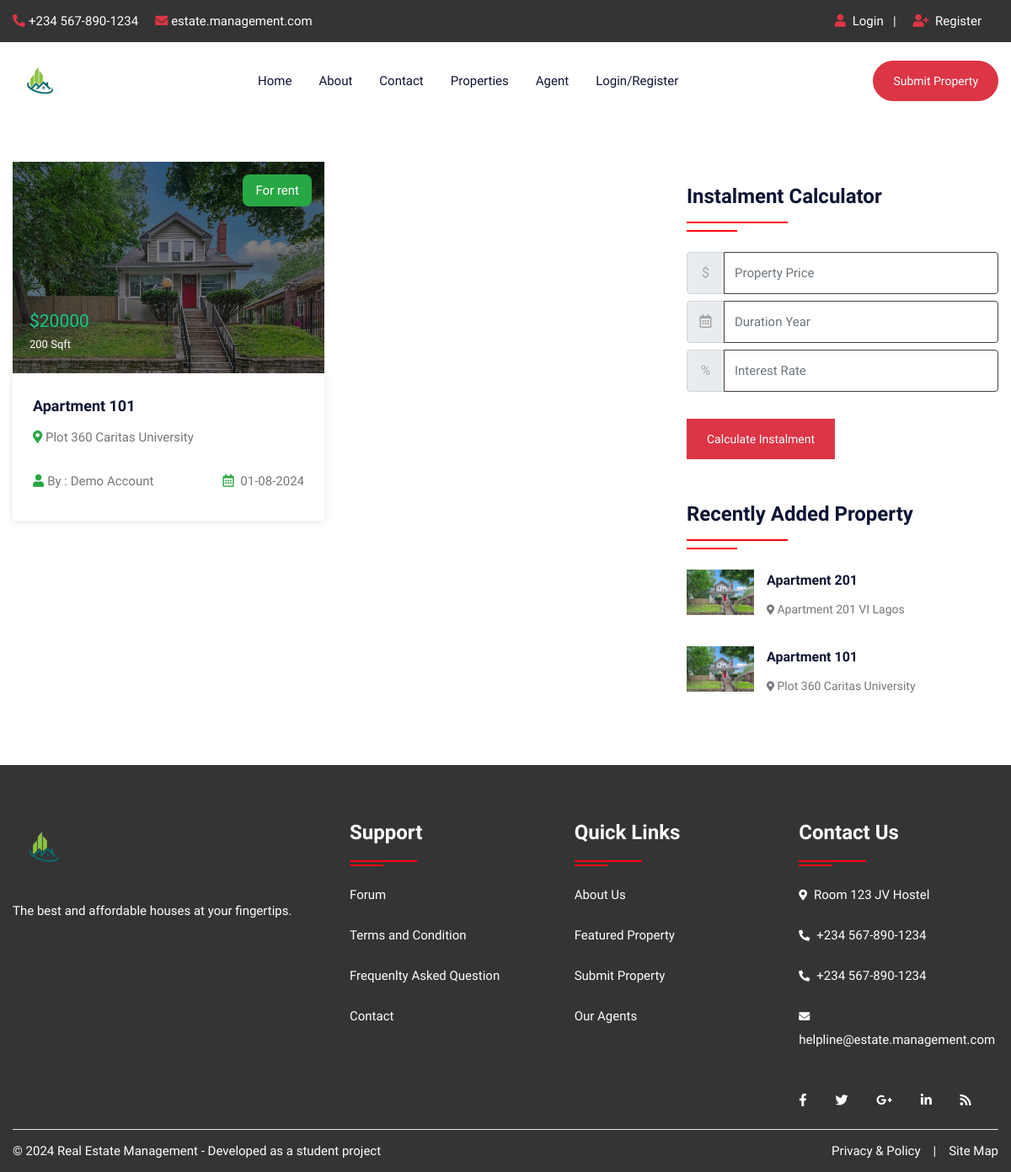
/stateproperty.php?id=Enugu, run on the app's committed database.
### tables this page shows
CREATE TABLE `property` (
  `pid` int(50) NOT NULL,
  `title` varchar(200) NOT NULL,
  `pcontent` longtext NOT NULL,
  `type` varchar(100) NOT NULL,
  `bhk` varchar(50) NOT NULL,
  `stype` varchar(100) NOT NULL,
  `bedroom` int(50) NOT NULL,
  `bathroom` int(50) NOT NULL,
  `balcony` int(50) NOT NULL,
  `kitchen` int(50) NOT NULL,
  `hall` int(50) NOT NULL,
  `floor` varchar(50) NOT NULL,
  `size` int(50) NOT NULL,
  `price` int(50) NOT NULL,
  `location` varchar(200) NOT NULL,
  `city` varchar(100) NOT NULL,
  `state` varchar(100) NOT NULL,
  `feature` longtext NOT NULL,
  `pimage` varchar(300) NOT NULL,
  `pimage1` varchar(300) NOT NULL,
  `pimage2` varchar(300) NOT NULL,
  `pimage3` varchar(300) NOT NULL,
  `pimage4` varchar(300) NOT NULL,
  `uid` int(50) NOT NULL,
  `status` varchar(50) NOT NULL,
  `mapimage` varchar(300) NOT NULL,
  `topmapimage` varchar(300) NOT NULL,
  `groundmapimage` varchar(300) NOT NULL,
  `totalfloor` varchar(50) NOT NULL,
  `date` datetime NOT NULL DEFAULT current_timestamp(),
  `isFeatured` int(11) DEFAULT NULL
);

CREATE TABLE `user` (
  `uid` int(50) NOT NULL,
  `uname` varchar(100) NOT NULL,
  `uemail` varchar(100) NOT NULL,
  `uphone` varchar(20) NOT NULL,
  `upass` varchar(50) NOT NULL,
  `utype` varchar(50) NOT NULL,
  `uimage` varchar(300) NOT NULL
);

### stateproperty.php (the view, shortened to what this page needs)
<!DOCTYPE html>
<html lang="en">
<head>
<link rel="stylesheet" type="text/css" href="css/bootstrap.min.css">
<link rel="stylesheet" type="text/css" href="css/bootstrap-slider.css">
<link rel="stylesheet" type="text/css" href="css/jquery-ui.css">
<link rel="stylesheet" type="text/css" href="css/layerslider.css">
<link rel="stylesheet" type="text/css" href="css/color.css" id="color-change">
<link rel="stylesheet" type="text/css" href="css/owl.carousel.min.css">
<link rel="stylesheet" type="text/css" href="css/font-awesome.min.css">
<link rel="stylesheet" type="text/css" href="fonts/flaticon/flaticon.css">
<link rel="stylesheet" type="text/css" href="css/style.css">
</head>
<body>
<div id="page-wrapper">
    <div class="row">
		<?php include("include/header.php");?>
        <div class="full-row">
            <div class="container">
                <div class="row">
					<div class="col-lg-8">
                        <div class="row">
							<?php
								$state=$_REQUEST['id'];
								$query=mysqli_query($con,"SELECT property.*, user.uname,user.utype,user.uimage FROM `property`,`user` WHERE property.uid=user.uid and state='$state'");
								while($row=mysqli_fetch_array($query))
								{
							?>
                            <div class="col-md-6">
                                <div class="featured-thumb hover-zoomer mb-4">
                                    <div class="overlay-black overflow-hidden position-relative"> <img src="admin/property/<?php echo $row['18'];?>" alt="pimage">
                                        <div class="sale bg-success text-white">For <?php echo $row['5'];?></div>
                                        <div class="price text-primary text-capitalize">$<?php echo $row['13'];?> <span class="text-white"><?php echo $row['12'];?> Sqft</span></div>
                                    </div>
                                    <div class="featured-thumb-data shadow-one">
                                        <div class="p-4">
                                            <h5 class="text-secondary hover-text-success mb-2 text-capitalize"><a href="propertydetail.php?pid=<?php echo $row['0'];?>"><?php echo $row['1'];?></a></h5>
                                            <span class="location text-capitalize"><i class="fas fa-map-marker-alt text-success"></i> <?php echo $row['14'];?></span> </div>
                                        <div class="px-4 pb-4 d-inline-block w-100">
                                            <div class="float-left text-capitalize"><i class="fas fa-user text-success mr-1"></i>By : <?php echo $row['uname'];?></div>
                                            <div class="float-right"><i class="far fa-calendar-alt text-success mr-1"></i> <?php echo date('d-m-Y', strtotime($row['date']));?></div>
                                        </div>
                                    </div>
                                </div>
                            </div>
                            <?php } ?>
                        </div>
                    </div>
                    <div class="col-lg-4">
                        <div class="sidebar-widget">
                            <h4 class="double-down-line-left text-secondary position-relative pb-4 my-4">Instalment Calculator</h4>
						<form class="d-inline-block w-100" action="calc.php" method="post">
                            <div class="input-group mb-2 mr-sm-2">
                                <div class="input-group-prepend">
                                    <div class="input-group-text">$</div>
                                </div>
                                <input type="text" class="form-control" name="amount" placeholder="Property Price">
                            </div>
                            <div class="input-group mb-2 mr-sm-2">
                                <div class="input-group-prepend">
                                    <div class="input-group-text"><i class="far fa-calendar-alt"></i></div>
                                </div>
                                <input type="text" class="form-control" name="month" placeholder="Duration Year">
                            </div>
                            <div class="input-group mb-2 mr-sm-2">
                                <div class="input-group-prepend">
                                    <div class="input-group-text">%</div>
                                </div>
                                <input type="text" class="form-control" name="interest" placeholder="Interest Rate">
                            </div>
                            <button type="submit" value="submit" name="calc" class="btn btn-danger mt-4">Calculate Instalment</button>
                        </form>
                        </div>
                        <div class="sidebar-widget mt-5">
                            <h4 class="double-down-line-left text-secondary position-relative pb-4 mb-4">Recently Added Property</h4>
                            <ul class="property_list_widget">
								<?php
								$query=mysqli_query($con,"SELECT * FROM `property` ORDER BY date DESC LIMIT 6");
										while($row=mysqli_fetch_array($query))
										{
								?>
                                <li> <img src="admin/property/<?php echo $row['18'];?>" alt="pimage">
                                    <h6 class="text-secondary hover-text-success text-capitalize"><a href="propertydetail.php?pid=<?php echo $row['0'];?>"><?php echo $row['1'];?></a></h6>
                                    <span class="font-14"><i class="fas fa-map-marker-alt icon-success icon-small"></i> <?php echo $row['14'];?></span>
                                </li>
                                <?php } ?>
                            </ul>
                        </div>
                    </div>
                </div>
            </div>
        </div>
		<?php include("include/footer.php");?>
    </div>
</div>
</body>
</html>

### css/color.css (style rules this page uses)
:root { --theme-ordinary-color: #74777b; }
:root { --theme-primary-color: #17c788; }
:root { --themed-primary-color: #ff000f; }
:root { --theme-secondary-color: #0d1432; }
:root { --theme-white-color: #fff; }
:root { --theme-light-color: #f8f8f8; }
:root { --theme-gray-color: #f5f5f5; }
:root { --theme-footer-color: #091b4b; }
:root { --theme-dark-color: #091b4b; }
:root { --text-light-color: #a3a7af; }
:root { --theme-primary-opacity-color: rgba(11, 191, 141, .8); }
:root { --theme-secondary-opacity-color: rgba(13,20,50,0.7); }
:root { --theme-white-opacity-color: rgba(255, 255, 255, 0.3); }
:root { --theme-dark-opacity-color: rgba(0, 0, 0, 0.5); }
:root { --theme-ordinary-font: 'Muli', sans-serif; }
:root { --theme-highlight-font: 'Comfortaa', cursive; }

### data on the page
property: pimage (picture), stype "rent", price "20000", size "200", title "Apartment 101", location "Plot 360 Caritas University", uid.uname "Demo Account", date "01-08-2024"
property: pimage (picture), title "Apartment 201", location "Apartment 201 VI Lagos"
